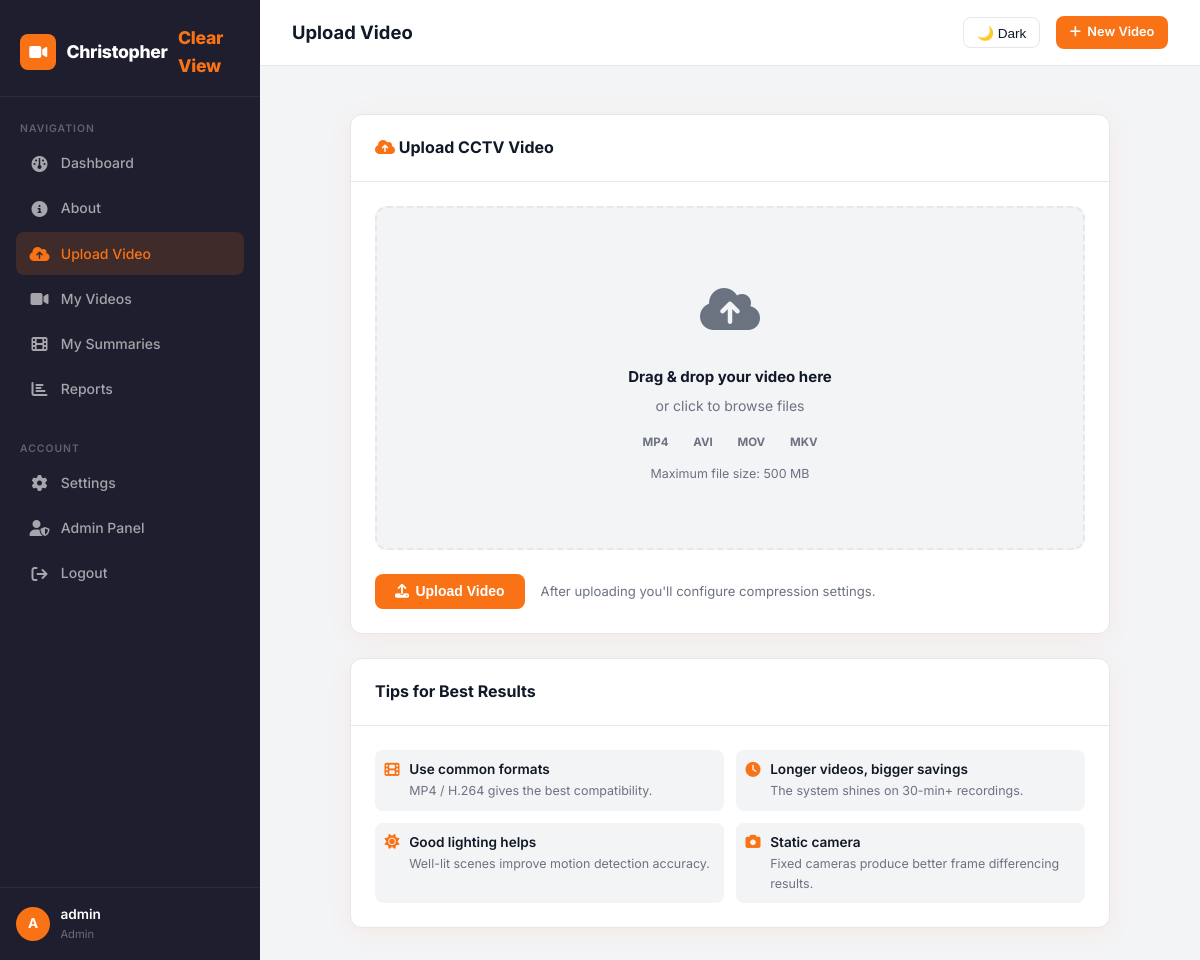
Screenshot of /upload (signed in) with the database file from the repository.
### tables this page shows
CREATE TABLE users (
            id          INTEGER PRIMARY KEY AUTOINCREMENT,
            username    TEXT    UNIQUE NOT NULL,
            email       TEXT    UNIQUE NOT NULL,
            password    TEXT    NOT NULL,
            role        TEXT    DEFAULT 'user',
            created_at  TEXT    DEFAULT (datetime('now')),
            last_login  TEXT
        );

### app.py (the view, shortened to what this page needs)
@app.route('/upload', methods=['GET', 'POST'])
@login_required
def upload():
    user = current_user()
    return render_template('upload.html', user=user)

### app.py (called while the page is built)
def login_required(f):
    from functools import wraps
    @wraps(f)
    def decorated(*args, **kwargs):
        if 'user_id' not in session:
            flash('Please log in to continue.', 'warning')
            return redirect(url_for('login'))
        return f(*args, **kwargs)
    return decorated

def current_user():
    if 'user_id' in session:
        return get_user_by_id(session['user_id'])
    return None

### utils/database.py (called while the page is built)
def get_db():
    conn = sqlite3.connect(DB_PATH)
    conn.row_factory = sqlite3.Row
    return conn

def get_user_by_id(user_id):
    conn = get_db()
    user = conn.execute('SELECT * FROM users WHERE id = ?', (user_id,)).fetchone()
    conn.close()
    return user

### templates/upload.html (shortened to what this page needs)
{% extends "base.html" %}
{% block page_title %}Upload Video{% endblock %}
{% block content %}
<div style="max-width:760px;margin:0 auto;">
  <div class="card">
    <div class="card-header">
      <span class="card-title">
        <i class="fa-solid fa-cloud-arrow-up" style="color:var(--orange)"></i> Upload CCTV Video
      </span>
    </div>
    <div class="card-body">
      <div class="upload-zone" id="uploadZone">
        <div class="upload-icon" id="uploadIcon">
          <i class="fa-solid fa-cloud-arrow-up"></i>
        </div>
        <h4 id="uploadHint">Drag &amp; drop your video here</h4>
        <p id="uploadSub">or click to browse files</p>
        <p style="margin-top:.75rem;">
          <span class="badge badge-gray">MP4</span>
          <span class="badge badge-gray">AVI</span>
          <span class="badge badge-gray">MOV</span>
          <span class="badge badge-gray">MKV</span>
        </p>
        <p style="font-size:.78rem;color:var(--text-muted);margin-top:.5rem;">Maximum file size: 500 MB</p>
      </div>
      <div style="margin-top:1.5rem;display:flex;gap:1rem;align-items:center;" id="submitRow">
        <button type="button" class="btn-orange" id="submitBtn"
                onclick="startUpload()">
          <i class="fa-solid fa-upload"></i> Upload Video
        </button>
        <span style="font-size:.82rem;color:var(--text-muted);">
          After uploading you'll configure compression settings.
        </span>
      </div>
    </div>
  </div>
  <div class="card" style="margin-top:1.5rem;">
    <div class="card-header"><span class="card-title">Tips for Best Results</span></div>
    <div class="card-body">
      <div style="display:grid;grid-template-columns:1fr 1fr;gap:.75rem;">
        {% for icon, title, desc in [
          ('fa-film',   'Use common formats',   'MP4 / H.264 gives the best compatibility.'),
          ('fa-clock',  'Longer videos, bigger savings', 'The system shines on 30-min+ recordings.'),
          ('fa-sun',    'Good lighting helps',  'Well-lit scenes improve motion detection accuracy.'),
          ('fa-camera', 'Static camera',        'Fixed cameras produce better frame differencing results.'),
        ] %}
        <div style="display:flex;gap:.6rem;align-items:flex-start;
                    padding:.6rem;background:var(--gray-light);border-radius:var(--radius-sm);">
          <i class="fa-solid {{ icon }}"
             style="color:var(--orange);margin-top:.15rem;flex-shrink:0;"></i>
          <div>
            <div style="font-weight:600;font-size:.85rem;">{{ title }}</div>
            <div style="font-size:.78rem;color:var(--text-muted);">{{ desc }}</div>
          </div>
        </div>
        {% endfor %}
      </div>
    </div>
  </div>
</div>
{% endblock %}

### templates/base.html (shortened to what this page needs)
<!DOCTYPE html>
<html lang="en">
<head>
  <link rel="stylesheet" href="{{ url_for('static', filename='css/style.css') }}">
  <link rel="stylesheet" href="https://cdnjs.cloudflare.com/ajax/libs/font-awesome/6.5.0/css/all.min.css">
</head>
<body>
<div class="app-wrapper">
  <aside class="sidebar" id="sidebar">
    <a href="{{ url_for('dashboard') }}" class="sidebar-brand">
      <div class="brand-icon"><i class="fa-solid fa-video-camera"></i></div>
      Christopher <em>Clear View</em>
    </a>
    <div class="sidebar-section">
      <div class="sidebar-section-label">Navigation</div>
      <a href="{{ url_for('dashboard') }}" class="nav-item">
        <i class="fa-solid fa-gauge nav-icon"></i> Dashboard
      </a>
      <a href="{{ url_for('about') }}" class="nav-item">
        <i class="fa-solid fa-circle-info nav-icon"></i> About
      </a>
      <a href="{{ url_for('upload') }}" class="nav-item">
        <i class="fa-solid fa-cloud-arrow-up nav-icon"></i> Upload Video
      </a>
      <a href="{{ url_for('videos_list') }}" class="nav-item">
        <i class="fa-solid fa-video nav-icon"></i> My Videos
      </a>
      <a href="{{ url_for('summaries_list') }}" class="nav-item">
        <i class="fa-solid fa-film nav-icon"></i> My Summaries
      </a>
      <a href="{{ url_for('reports') }}" class="nav-item">
        <i class="fa-solid fa-chart-bar nav-icon"></i> Reports
      </a>
    </div>
    <div class="sidebar-section">
      <div class="sidebar-section-label">Account</div>
      <a href="{{ url_for('settings') }}" class="nav-item">
        <i class="fa-solid fa-gear nav-icon"></i> Settings
      </a>
      {% if user and user['role'] == 'admin' %}
      <a href="{{ url_for('admin') }}" class="nav-item">
        <i class="fa-solid fa-user-shield nav-icon"></i> Admin Panel
      </a>
      {% endif %}
      <a href="{{ url_for('logout') }}" class="nav-item">
        <i class="fa-solid fa-arrow-right-from-bracket nav-icon"></i> Logout
      </a>
    </div>
    <div class="sidebar-footer">
      <div class="user-mini">
        <div class="avatar-sm">{{ user['username'][0].upper() if user else '?' }}</div>
        <div class="user-mini-info">
          <div class="user-mini-name">{{ user['username'] if user else 'Guest' }}</div>
          <div class="user-mini-role">{{ user['role'].capitalize() if user else '' }}</div>
        </div>
      </div>
    </div>
  </aside>
  <div class="main-content">
    <div class="topbar">
      <div style="display:flex;align-items:center;gap:1rem;">
        <span class="topbar-title">{% block page_title %}Dashboard{% endblock %}</span>
      </div>
      <div class="topbar-actions">
        <button class="dark-toggle" id="darkToggle" onclick="toggleDark()">🌙 Dark</button>
        <a href="{{ url_for('upload') }}" class="btn-orange btn-sm">
          <i class="fa-solid fa-plus"></i> New Video
        </a>
      </div>
    </div>
    <div class="page-body">
      {% block content %}{% endblock %}
    </div>
  </div>
</div>
</body>
</html>

### rows the page displays
users: username "A", username "admin", role "Admin"

### other values shown
{{ title }} "Use common formats" "Longer videos, bigger savings" "Good lighting helps" "Static camera"
{{ desc }} "MP4 / H.264 gives the best compatibility." "The system shines on 30-min+ recordings." "Well-lit scenes improve motion detection accuracy." "Fixed cameras produce better frame differencing results."
